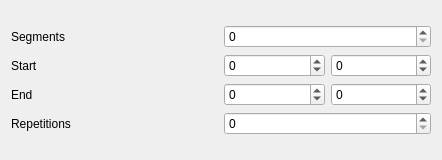
<?xml version="1.0" encoding="UTF-8"?>
<ui version="4.0">
 <class>InspectorSpatSymbolBezierSpline</class>
 <widget class="QWidget" name="InspectorSpatSymbolBezierSpline">
  <property name="geometry">
   <rect>
    <x>0</x>
    <y>0</y>
    <width>442</width>
    <height>160</height>
   </rect>
  </property>
  <property name="windowTitle">
   <string>Form</string>
  </property>
  <layout class="QVBoxLayout" name="verticalLayout">
   <item>
    <layout class="QGridLayout" name="gridLayout">
     <item row="1" column="0">
      <widget class="QLabel" name="label_6">
       <property name="text">
        <string>Start</string>
       </property>
      </widget>
     </item>
     <item row="1" column="1">
      <layout class="QHBoxLayout" name="horizontalLayout_2">
       <item>
        <widget class="QSpinBox" name="startX">
         <property name="minimum">
          <number>-100</number>
         </property>
         <property name="maximum">
          <number>100</number>
         </property>
        </widget>
       </item>
       <item>
        <widget class="QSpinBox" name="startY">
         <property name="minimum">
          <number>-100</number>
         </property>
         <property name="maximum">
          <number>100</number>
         </property>
        </widget>
       </item>
      </layout>
     </item>
     <item row="2" column="0">
      <widget class="QLabel" name="label_2">
       <property name="text">
        <string>End</string>
       </property>
      </widget>
     </item>
     <item row="2" column="1">
      <layout class="QHBoxLayout" name="horizontalLayout_3">
       <item>
        <widget class="QSpinBox" name="stopX">
         <property name="minimum">
          <number>-100</number>
         </property>
         <property name="maximum">
          <number>100</number>
         </property>
        </widget>
       </item>
       <item>
        <widget class="QSpinBox" name="stopY">
         <property name="minimum">
          <number>-100</number>
         </property>
         <property name="maximum">
          <number>100</number>
         </property>
         <property name="value">
          <number>0</number>
         </property>
        </widget>
       </item>
      </layout>
     </item>
     <item row="0" column="0">
      <widget class="QLabel" name="label_3">
       <property name="text">
        <string>Segments</string>
       </property>
      </widget>
     </item>
     <item row="0" column="1">
      <widget class="QSpinBox" name="vertices"/>
     </item>
     <item row="3" column="0">
      <widget class="QLabel" name="label">
       <property name="text">
        <string>Repetitions</string>
       </property>
      </widget>
     </item>
     <item row="3" column="1">
      <widget class="QSpinBox" name="rotations"/>
     </item>
    </layout>
   </item>
  </layout>
 </widget>
 <resources>
  <include location="musescore.qrc"/>
 </resources>
 <connections/>
</ui>
